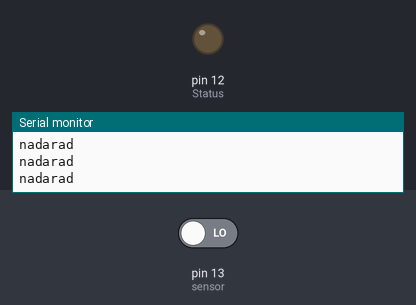
The sketch below on a simulated Arduino Uno, built with avr-gcc and run on an emulated ATmega328P. Parts: output pins drawn as LEDs (lit = HIGH), the last lines printed to the serial monitor. The inputs (shaded band) are chosen by the test bench; at power-on: pin 13 (sensor) LOW.

Above: at 2.8 s.
2.9 s: pin 13 (sensor) driven HIGH
At 3.3 s:
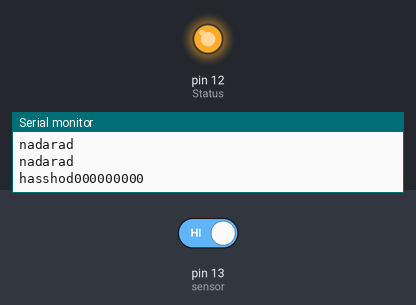
4.5 s: pin 13 (sensor) driven LOW
At 6.0 s:
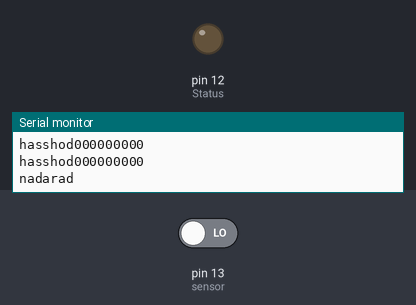
Timing chart, 0 to 7.5 s (numbered marks = the images above; inputs shaded):
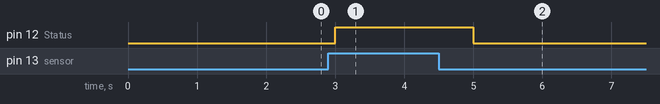

Measured:
- after the input at 2.9 s, pin 12 (Status): LOW → HIGH after 0.10 s
- after the input at 4.5 s, pin 12 (Status): HIGH → LOW after 0.50 s

The sketch:

pir.ino
```cpp
int Status = 12;  // Digital pin D6

int sensor = 13;  // Digital pin D7
void setup() {

  pinMode(sensor, INPUT);   // declare sensor as input
  pinMode(Status, OUTPUT);// declare LED as output
Serial.begin(115200);
}

void loop() {


    if(digitalRead(sensor) == HIGH) {

      digitalWrite (Status, HIGH);
      Serial.println("hasshod000000000");
      delay(1000);
    }
    else {
      digitalWrite (Status, LOW);
      Serial.println("nadarad");
      delay(1000);
      }
}
```
